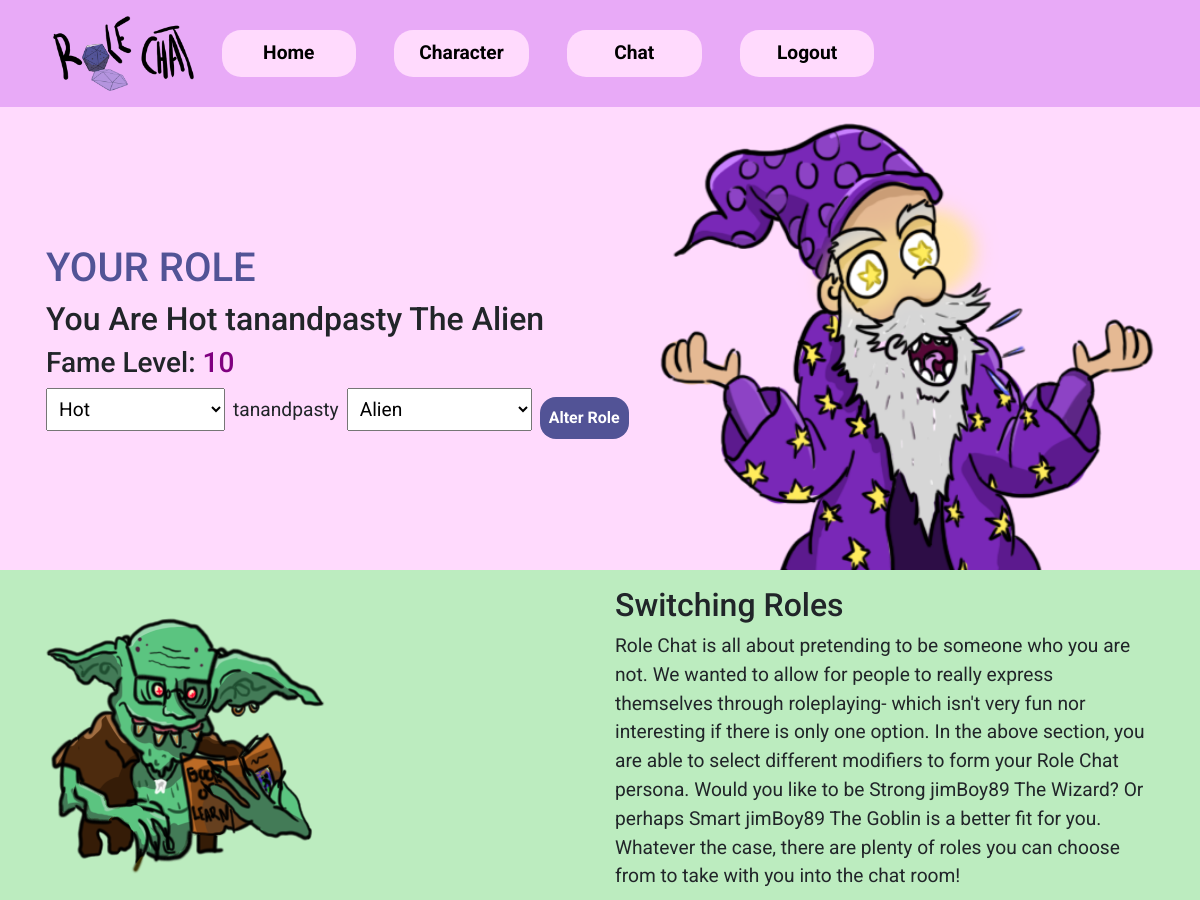
/character (signed in, upper part), run on an earlier commit of the app's database.
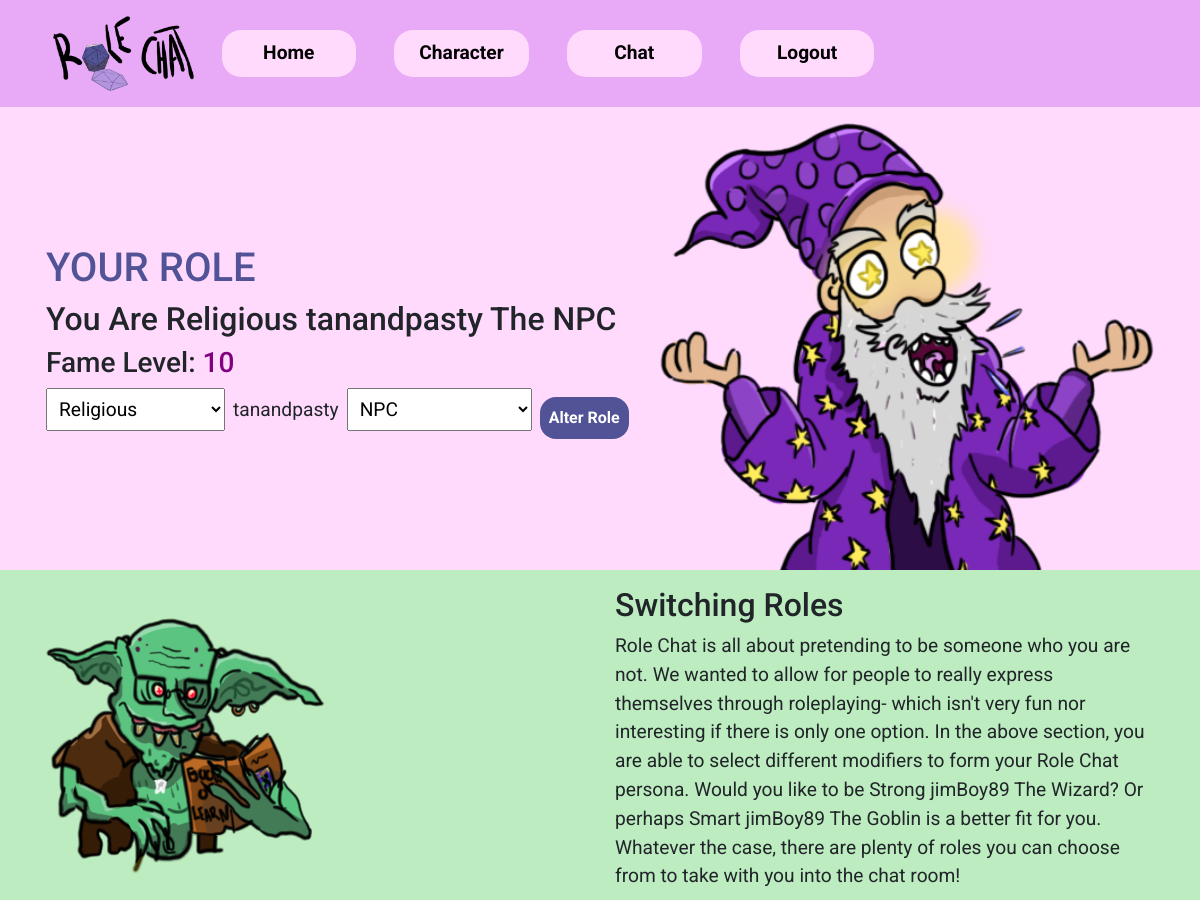
And on a later commit of the database.
### website/models.py (models this page shows)
class User(db.Model, UserMixin):
    id = db.Column(db.Integer, primary_key=True)
    username = db.Column(db.String(15), unique=True)
    password = db.Column(db.String(30))
    currency = db.Column(db.Integer, default=0)
    adjective = db.Column(db.String(30), default='Silly')
    role = db.Column(db.String(30), default='User')

### website/views.py (the view)
@views.route('/character', methods=['GET', 'POST'])
@login_required
def character():
    db.session.commit()
    if request.method == 'POST':
        adjective = request.form.get('adjective')
        role = request.form.get('role')
        user_to_update = User.query.filter_by(username=current_user.username).first()
        user_to_update.adjective = adjective
        user_to_update.role = role
        db.session.commit()
        return render_template("character.html", user=current_user, adj1=adjectives1, adj2=adjectives2, adj3=adjectives3, role1=roles1, role2=roles2, role3=roles3)
    else:
        return render_template("character.html", user=current_user, adj1=adjectives1, adj2=adjectives2, adj3=adjectives3, role1=roles1, role2=roles2, role3=roles3)

### website/__init__.py (called while the page is built)
def create_app():
    app = Flask(__name__)
    app.config['SECRET_KEY'] = 'A project created by students from ECU University :)'
    app.config['SQLALCHEMY_DATABASE_URI'] = f'sqlite:///{DB_NAME}'
    db.init_app(app)
    from .views import views
    from .auth import auth
    app.register_blueprint(views, url_prefix='/')
    app.register_blueprint(auth, url_prefix='/')
    from .models import User
    create_database(app)
    login_manager = LoginManager()
    login_manager.login_view = 'auth.login'
    login_manager.init_app(app)
    @login_manager.user_loader
    def load_user(id):
        return User.query.get(int(id))
    return app

### website/templates/character.html (shortened to what this page needs)
{% extends "base.html" %}
{% block content %}
<section class="bg-color2">
  <div class="container">
      <div class="row align-items-center justify-content-center pt-3">
          <div class="col-lg p-3 w-100">
            <h1 class="text-uppercase text-purple">Your Role</h1>
            <h2 class="fs-5">You Are {{ user.adjective }} {{ user.username }} The {{ user.role }}</h2>
            <h3>Fame Level: <span style="color: purple;">{{ user.currency }}</span></h3>
            <div>
                <form class="d-flex align-items-start justify-content-start" action="/character" method="post">
                  <select name="adjective" class="p-2">
                    {% for adjective in adj1 %}
                      <option value="{{adjective}}"
                      {% if adjective == user.adjective %}
                        selected
                      {% endif %}
                      > {{adjective}}</option>
                    {% endfor %}
                    {% if user.currency >= 10 %}
                      {% for adjective in adj2 %}
                        <option value="{{adjective}}"
                        {% if adjective == user.adjective %}
                          selected
                        {% endif %}
                        > {{adjective}}</option>
                      {% endfor %}
                    {% endif %}
                  </select>
                  <p class="p-2">{{user.username}}</p>
                  <select name="role" class="p-2">
                    {% if user.currency >= 10 %}
                      {% for role in role2 %}
                        <option value="{{role}}"
                        {% if role == user.role %}
                          selected
                        {% endif %}
                        > {{role}}</option>
                      {% endfor %}
                    {% endif %}
                  </select>
                  <input type="submit" class="ml-2 p-2 btn submit-button" value="Alter Role">
                </form>
            </div>
          </div>
          <div class="col-lg">
              <img class="w-100 d-none d-lg-block" src="{{ url_for('static', filename='WebApps-Wizard.png') }}" alt="wizard">
          </div>
      </div>
  </div>
</section>
<section class="bg-color4">
  <div class="container">
      <div class="row align-items-center pt-3">
        <div class="col-lg">
          <img class="img-fluid" src="{{ url_for('static', filename='WebApps-Goblin.png') }}" alt="wizard">
        </div>
        <div class="col-lg">
          <h2>Switching Roles</h2>
          <div>
              <p>Role Chat is all about pretending to be someone who you are not.
                We wanted to allow for people to really express themselves through roleplaying-
                which isn't very fun nor interesting if there is only one option. In the above section,
                you are able to select different modifiers to form your Role Chat persona. Would you like
                to be Strong jimBoy89 The Wizard? Or perhaps Smart jimBoy89 The Goblin is a better fit for you.
                Whatever the case, there are plenty of roles you can choose from to take with you into the
                chat room!
              </p>
          </div>
        </div>
      </div>
  </div>
</section>
{% endblock %}

### website/templates/base.html (shortened to what this page needs)
<!doctype html>
<html lang="en">
  <head>
    <link rel="stylesheet" href="https://cdn.jsdelivr.net/npm/bootstrap@4.3.1/dist/css/bootstrap.min.css">
    <link
        rel="stylesheet"
        type="text/css"
        href="{{ url_for('static', filename='main.css') }}"
    ></link>
  </head>
  <body>
    <nav class="navbar navbar-expand-lg navbar-light navbar-custom d-flex-lg">
      <div class="container">
          <div class="collapse navbar-collapse" id="navbar">
            <div class="navbar-nav">
              <a href="/" class="nav-item nav-link d-none d-lg-block" id="logo"><img class="navbar-logo" src="{{ url_for('static', filename='WebApps-RoleChatLogo.png') }}" alt="Role Chat Logo"></a>
              <a href="/" class="nav-item navbar-button-custom nav-link" id="home">Home</a>
              {% if user.is_authenticated %}
                <a href="/character" class="nav-item navbar-button-custom nav-link" id="character">Character</a>
                <a href="/chat" class="nav-item navbar-button-custom nav-link" id="chat">Chat</a>
                <a href="/logout" class="nav-item navbar-button-custom nav-link" id="logout">Logout</a>
              {% else %}
                <a href="/login" class="nav-item navbar-button-custom nav-link" id="login">Login</a>
              {% endif %}
            </div>
          </div>
        </div>
    </nav>
    {% block content %}
    {% endblock %}
  </body>
</html>

### website/static/main.css (style rules this page uses)
body { background-color: rgb(255, 218, 253) !important; font-family: 'Roboto', sans-serif; font-size: 1.2em; }
.bg-color2 { background-color: rgb(255, 218, 253) !important; }
.bg-color4 { background-color: rgb(188, 236, 191) !important; }
.navbar-custom { background-color: rgb(232, 170, 247) !important; display: flex; }
.navbar-logo { height: 75px; }
.navbar-button-custom { font-weight: bolder; align-self: center !important; text-align: center; color: black !important; background-color: rgb(255, 218, 253) !important; border-radius: 1em; margin: .5em 1em; padding: .5em 1em; width: 7em; }
.text-purple { color: #525396 !important; }
.submit-button { font-weight: bolder; align-self: center !important; text-align: center; color: white !important; background-color: #525396 !important; border-radius: 1em; }

What changed in the data, as far as the page shows it:
changed User "tanandpasty": adjective "Hot" → "Religious"; role "Alien" → "NPC"
